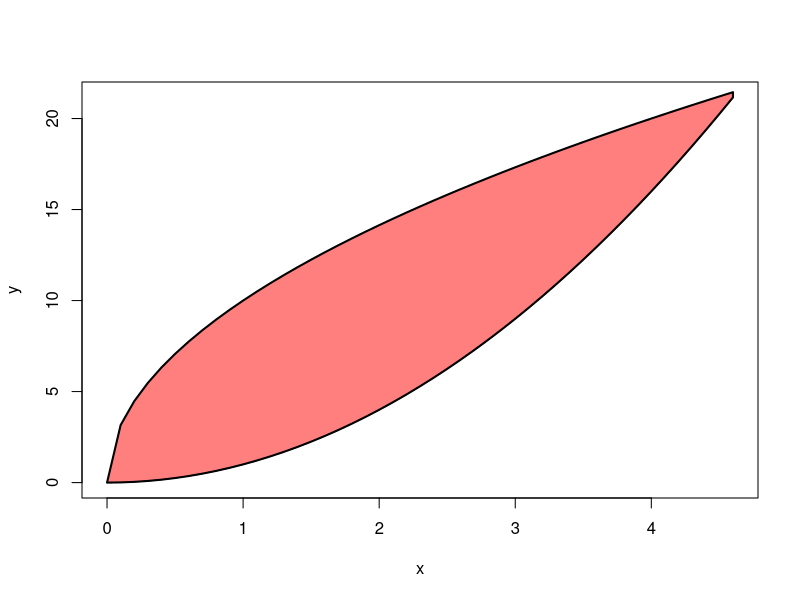
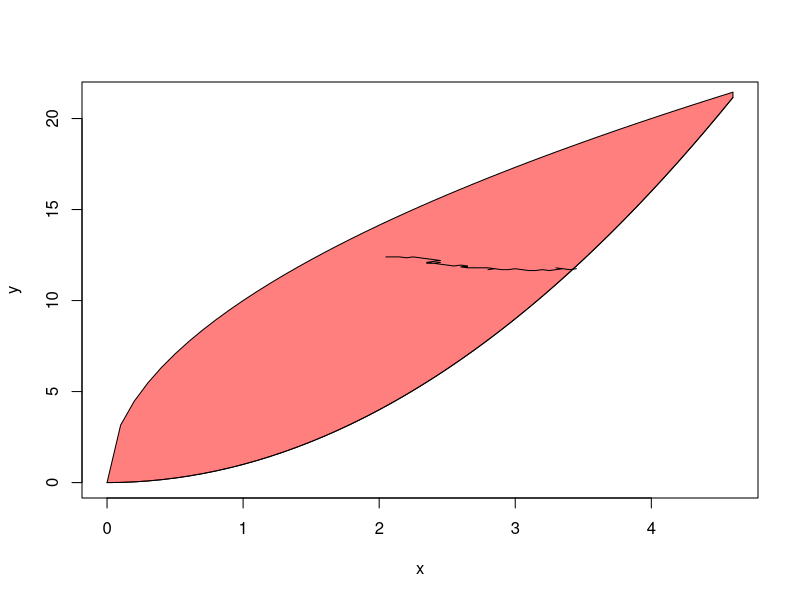
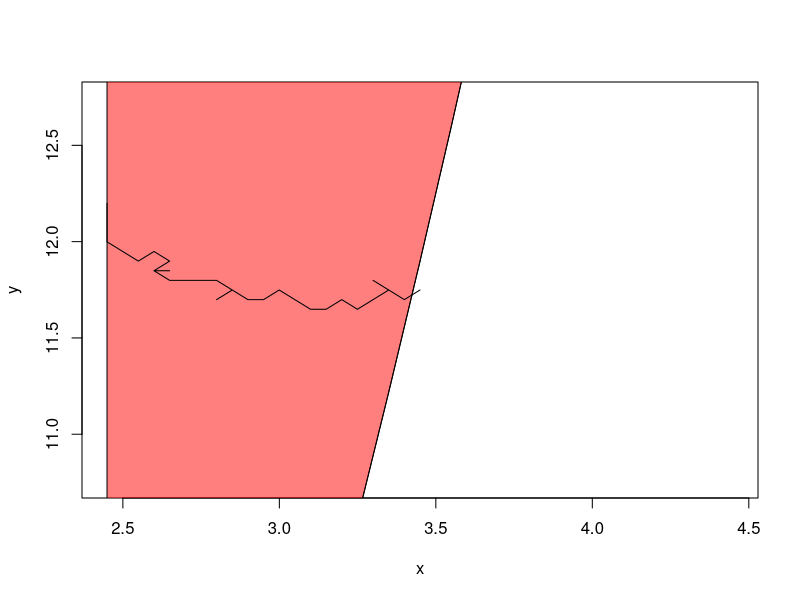
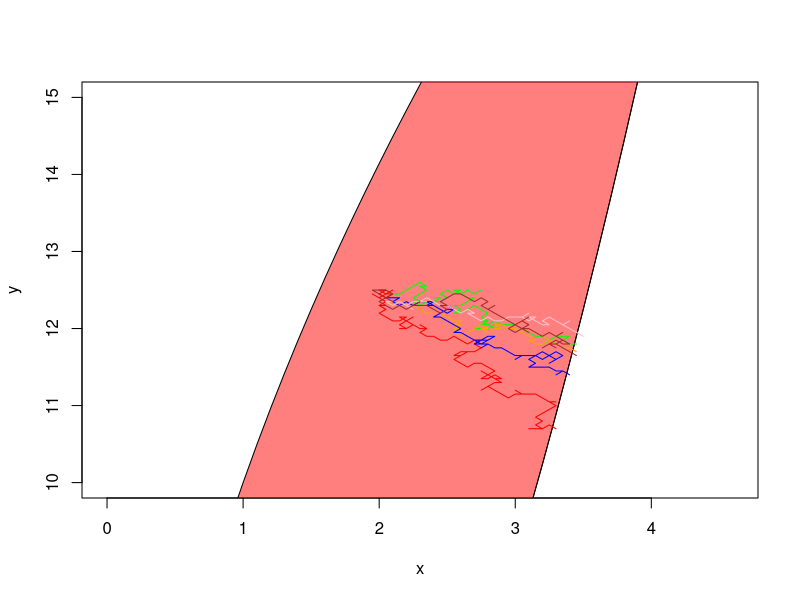
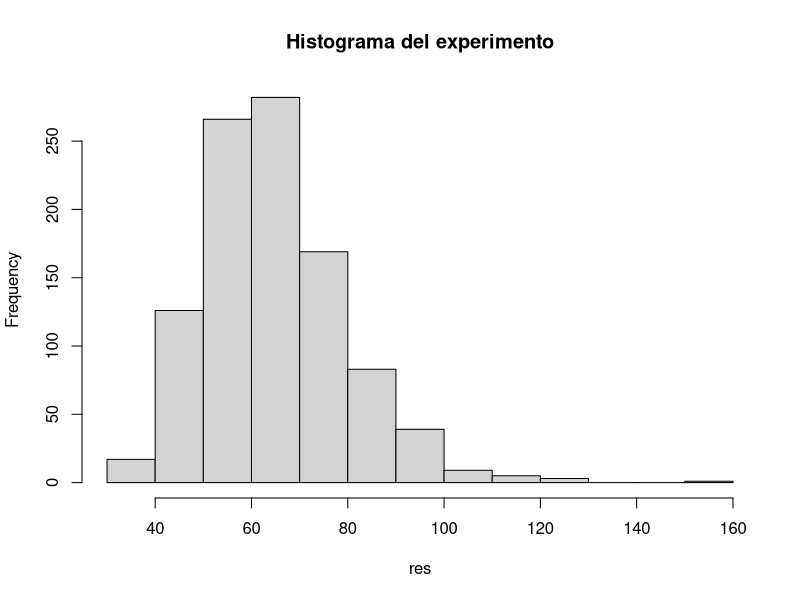
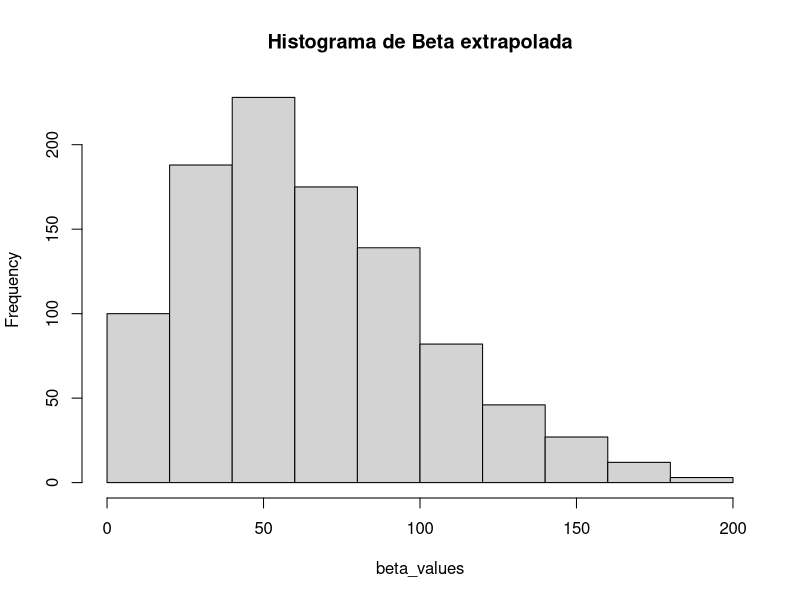

The R source for these figures, in order:
## ---- chunk 1
x = seq(from = 0, to = 10^(2/3), by = 0.1)
## ---- chunk 2
f1 <- function(x){
    return(x^2)
}
f2 <- function(x){
    return(sign(x)*10*sqrt(abs(x)))
}
## ---- chunk 3
plot(x,f1(x), type="l", ylab = "y")
polygon(
    c(x,rev(x)),
    c(f1(x), rev(f2(x))),
    col=rgb(1, 0, 0,0.5),
    border="black",
    lwd = 2
)
## ---- chunk 4
check_inside_region <- function(f1 = f1, f2 = f2, p){
    x = p[1]
    y = p[2]
    if (y > f1(x) && y < f2(x))
        return("Dentro")
    if ((y == f1(x) && y <= f2(x)) || (y >= f1(x) && y == f2(x)))
        return("Borde")
    return("Exterior")
}
## ---- chunk 5
check_inside_region(f1,f2,c(2,12))
check_inside_region(f1,f2,c(0,0))
check_inside_region(f1,f2,c(-1,-1))
check_inside_region(f1,f2,c(30,30))
## ---- chunk 6
ej3 <- function(){
    A <- runif(1, -1/100, 1/100)
    B <- dnorm(0, 1/100)
    return(c(2,12) + c(A, B))
}
## ---- chunk 7
P0 = ej3()
P0
## ---- chunk 8
ej4 <- function(p, M = 10000){
    # Declaramos la lista de valores obtenidos, dividida en X e Y
    Xs <- list()
    Ys <- list()
    
    # Realizamos las M iteraciones
    for (i in 1:M) {
        # Si el punto está dentro, terminamos y devolvemos los valores
        if (check_inside_region(f1,f2,p) != "Dentro")
            return(list(Conseguido = TRUE, Pasos=i, X = Xs, Y = Ys))
        
        # Simulamos los dos lanzamientos de moneda con 2 
        # lanzamientos con reemplazamiento con 2 posibles valores
        monedas <- sample(2,2, replace=TRUE)
        # Hacemos lo mismo con los dados.
        dado <- sample(6,2, replace=TRUE)
        
        # Comprobaciones de dados
        if (dado[1] + dado[2] > 5)
            p = p + c(0.05,0)
        else
            p = p - c(0.05,0)
        # Comprobaciones de las monedas, un 1 simboliza cara. Luego si la suma es 
        #  2, ambos lanzamientos son cara.
        if (monedas[1] + monedas[2] == 2)
            p = p + c(0,0.05)
        # Por otro lado, si la suma es 3, los dos valores son distintos.
        else if (monedas[1] + monedas[2] == 3)
            p = p - c(0,0.05)
        # En caso de ser 2 cruces, no alteramos el punto
        
        Xs[[i]] <- p[1]
        Ys[[i]] <- p[2]
    }
    return (list(Conseguido = FALSE, Pasos = NA, X = Xs, Y = Ys))
}
## ---- chunk 9
# Realizamos el experimento
a <- ej4(P0)

# Tomamos las coordenadas obtenidas.
Xs <- a$X
Ys <- a$Y

# Pintamos el recinto 
plot(x,f1(x), type="l", ylab = "y")
polygon(
    c(x,rev(x)),
    c(f1(x), rev(f2(x))),
    col=rgb(1, 0, 0,0.5)
)
# Pintamos la linea de puntos
points(Xs, Ys, type="l")
## ---- chunk 10
# Tomamos el como punto central el último de los devueltos
xcenter = Xs[length(Xs)][[1]]
ycenter = Ys[length(Ys)][[1]]

# Creamos la secuenta sobre la que vamos a pintar
x = seq(from = xcenter-1, to = xcenter+1, by = 0.1)
# Pintamos en dicha secuenta, marcando los límites en el eje y
plot(x,f1(x), type="l", ylim=c(ycenter-1, ycenter+1), ylab = "y")
polygon(
    c(x,rev(x)),
    c(f1(x), rev(f2(x))),
    col=rgb(1, 0, 0,0.5)
)
# Filtramos aquellos valores del experimento que están centro del recinto considerado
filter = Xs > xcenter-1 & Xs < xcenter+1 & Ys > ycenter-1 & Ys < ycenter+1
points(Xs[filter], Ys[filter], type="l")
## ---- chunk 11
# Tomamos un entorno adecuado sobre el que pintar las sucesiones
x = seq(from = 0, to = 10^(2/3), by = 0.1)
plot(x,f1(x), type="l", ylim=c(10,15), ylab = "y")
polygon(
    c(x,rev(x)),
    c(f1(x), rev(f2(x))),
    col=rgb(1, 0, 0,0.5)
)
# Creamos un array de colores
colors = c("Green", "Red", "Orange", "Blue", "Pink", "Brown")
# Realizamos los 6 experimentos
for(i in 1:6){
    a <- ej4(P0,6000)
    Xs <- a$X
    Ys <- a$Y
    # En cada experimento pintamos con un color distinto
    points(Xs, Ys, type="l", col=colors[[i]])
}
## ---- chunk 12
exp1 <- function(n, M=1000){
    a <- 0
    for(i in 1:n){
        # En cada iteración guardamos los pasos necesarios
        a[[i]] <- ej4(P0,M)$Pasos
    }
    return(a)
}
## ---- chunk 13
exp1(10)
## ---- chunk 14
res <- exp1(1000, 3000)
## ---- chunk 15
summary(res)
## ---- chunk 16
var(res)
## ---- chunk 17
hist(res, main="Histograma del experimento")
## ---- chunk 18
beta_values = rbeta(1000, 2,5)
beta_values = beta_values*mean(res)/(2/7)
## ---- chunk 19
hist(beta_values, main="Histograma de Beta extrapolada")
